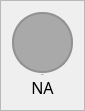
                     <widget class="QFrame" name="frame_ch10">
                      <property name="maximumSize">
                       <size>
                        <width>80</width>
                        <height>150</height>
                       </size>
                      </property>
                      <property name="styleSheet">
                       <string notr="true"/>
                      </property>
                      <property name="frameShape">
                       <enum>QFrame::StyledPanel</enum>
                      </property>
                      <property name="frameShadow">
                       <enum>QFrame::Raised</enum>
                      </property>
                      <layout class="QVBoxLayout" name="verticalLayout_26">
                       <property name="spacing">
                        <number>0</number>
                       </property>
                       <item>
                        <widget class="QFrame" name="frame_ch10_color">
                         <property name="sizePolicy">
                          <sizepolicy hsizetype="Fixed" vsizetype="Fixed">
                           <horstretch>0</horstretch>
                           <verstretch>0</verstretch>
                          </sizepolicy>
                         </property>
                         <property name="minimumSize">
                          <size>
                           <width>61</width>
                           <height>61</height>
                          </size>
                         </property>
                         <property name="maximumSize">
                          <size>
                           <width>1000</width>
                           <height>61</height>
                          </size>
                         </property>
                         <property name="sizeIncrement">
                          <size>
                           <width>1</width>
                           <height>1</height>
                          </size>
                         </property>
                         <property name="styleSheet">
                          <string notr="true">border: 2px solid rgb(145, 145, 145);
border-radius: 30px;
background-color: rgb(169, 169, 169)</string>
                         </property>
                         <property name="frameShape">
                          <enum>QFrame::StyledPanel</enum>
                         </property>
                         <property name="frameShadow">
                          <enum>QFrame::Raised</enum>
                         </property>
                        </widget>
                       </item>
                       <item>
                        <widget class="QLabel" name="label_ch10">
                         <property name="minimumSize">
                          <size>
                           <width>61</width>
                           <height>0</height>
                          </size>
                         </property>
                         <property name="maximumSize">
                          <size>
                           <width>16777215</width>
                           <height>30</height>
                          </size>
                         </property>
                         <property name="font">
                          <font>
                           <family>DM Sans</family>
                           <pointsize>-1</pointsize>
                           <weight>50</weight>
                           <italic>false</italic>
                           <bold>false</bold>
                          </font>
                         </property>
                         <property name="text">
                          <string>Ch10</string>
                         </property>
                         <property name="alignment">
                          <set>Qt::AlignCenter</set>
                         </property>
                        </widget>
                       </item>
                       <item>
                        <widget class="QLabel" name="label_ch10_value">
                         <property name="minimumSize">
                          <size>
                           <width>61</width>
                           <height>0</height>
                          </size>
                         </property>
                         <property name="maximumSize">
                          <size>
                           <width>16777215</width>
                           <height>30</height>
                          </size>
                         </property>
                         <property name="font">
                          <font>
                           <family>DM Sans</family>
                           <pointsize>12</pointsize>
                           <weight>50</weight>
                           <italic>false</italic>
                           <bold>false</bold>
                          </font>
                         </property>
                         <property name="styleSheet">
                          <string notr="true">font:12pt</string>
                         </property>
                         <property name="text">
                          <string>NA</string>
                         </property>
                         <property name="alignment">
                          <set>Qt::AlignCenter</set>
                         </property>
                        </widget>
                       </item>
                      </layout>
                     </widget>
